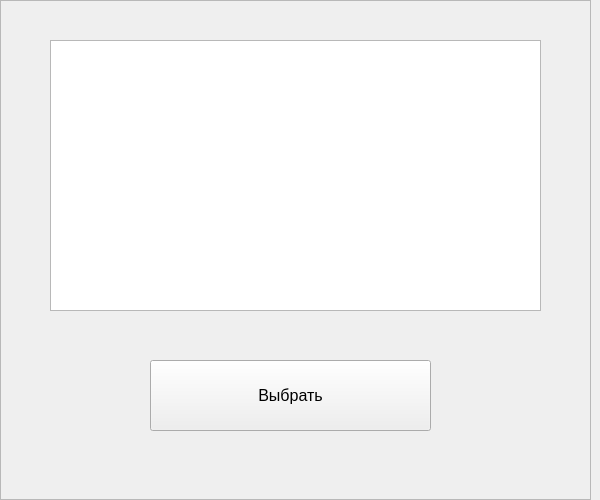
<?xml version="1.0" encoding="UTF-8"?>
<ui version="4.0">
 <class>MainWindow</class>
 <widget class="QMainWindow" name="MainWindow">
  <property name="geometry">
   <rect>
    <x>0</x>
    <y>0</y>
    <width>600</width>
    <height>500</height>
   </rect>
  </property>
  <property name="minimumSize">
   <size>
    <width>600</width>
    <height>500</height>
   </size>
  </property>
  <property name="maximumSize">
   <size>
    <width>600</width>
    <height>500</height>
   </size>
  </property>
  <property name="windowTitle">
   <string>MainWindow</string>
  </property>
  <widget class="QWidget" name="centralwidget">
   <layout class="QHBoxLayout" name="horizontalLayout">
    <property name="spacing">
     <number>0</number>
    </property>
    <property name="leftMargin">
     <number>0</number>
    </property>
    <property name="topMargin">
     <number>0</number>
    </property>
    <property name="bottomMargin">
     <number>0</number>
    </property>
    <item>
     <widget class="QFrame" name="frame">
      <property name="frameShape">
       <enum>QFrame::StyledPanel</enum>
      </property>
      <property name="frameShadow">
       <enum>QFrame::Raised</enum>
      </property>
      <widget class="QListWidget" name="staff_listWidget">
       <property name="geometry">
        <rect>
         <x>50</x>
         <y>40</y>
         <width>491</width>
         <height>271</height>
        </rect>
       </property>
       <property name="editTriggers">
        <set>QAbstractItemView::NoEditTriggers</set>
       </property>
       <property name="verticalScrollMode">
        <enum>QAbstractItemView::ScrollPerPixel</enum>
       </property>
       <property name="horizontalScrollMode">
        <enum>QAbstractItemView::ScrollPerPixel</enum>
       </property>
       <property name="movement">
        <enum>QListView::Static</enum>
       </property>
      </widget>
      <widget class="QPushButton" name="submit_btn">
       <property name="geometry">
        <rect>
         <x>150</x>
         <y>360</y>
         <width>281</width>
         <height>71</height>
        </rect>
       </property>
       <property name="font">
        <font>
         <family>Segoe UI</family>
         <pointsize>12</pointsize>
         <weight>50</weight>
         <bold>false</bold>
         <stylestrategy>PreferDefault</stylestrategy>
        </font>
       </property>
       <property name="cursor">
        <cursorShape>PointingHandCursor</cursorShape>
       </property>
       <property name="text">
        <string>Выбрать</string>
       </property>
      </widget>
     </widget>
    </item>
   </layout>
  </widget>
 </widget>
 <resources/>
 <connections/>
</ui>
